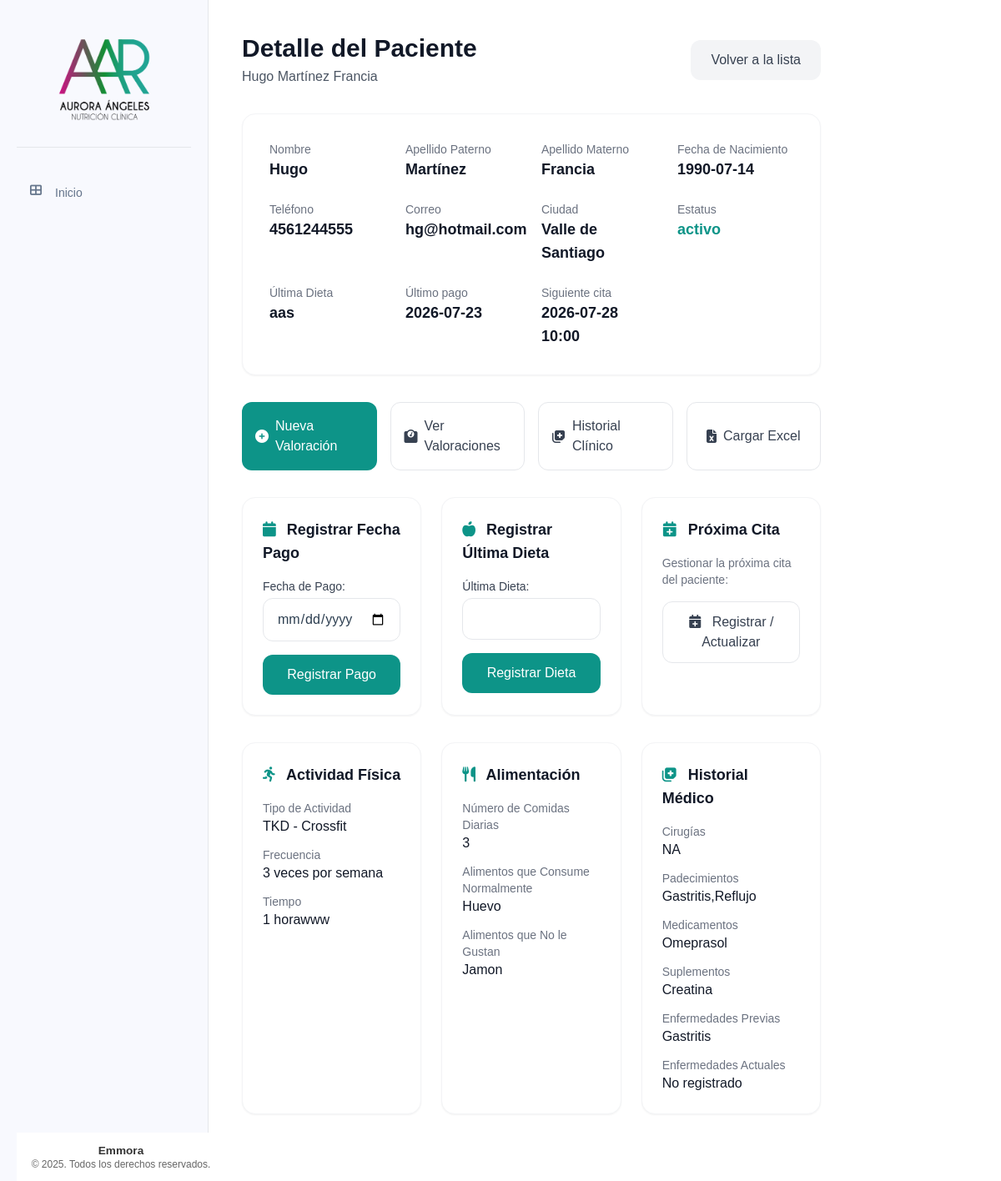
Page /pacientes/1 on the earlier database version.
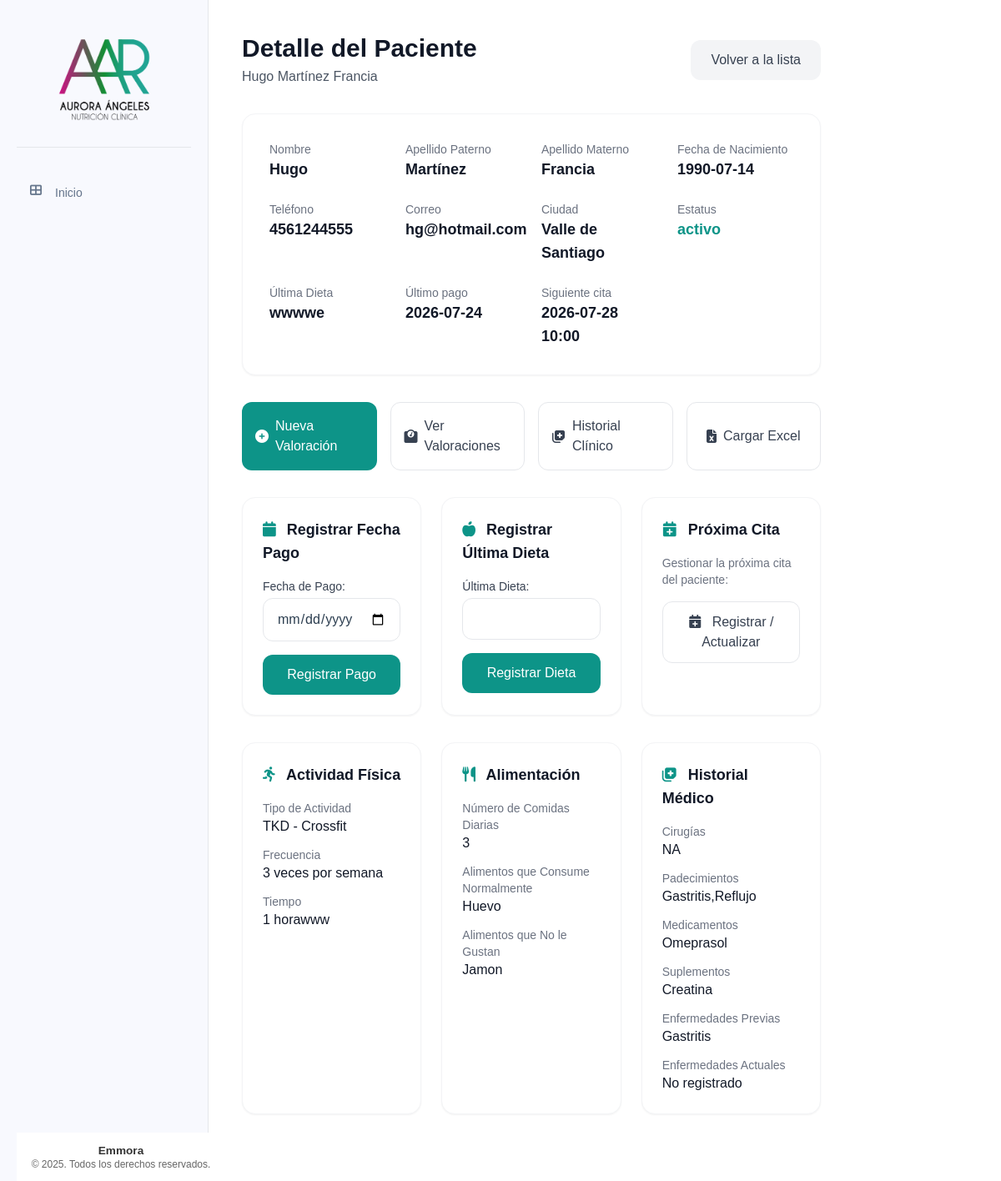
Same page on the later database version.
### tables this page shows
CREATE TABLE valoracion_antropometrica (
    id INTEGER PRIMARY KEY AUTOINCREMENT,
    paciente_id INTEGER NOT NULL,
    numero_cita INTEGER NOT NULL,
    fecha DATE NOT NULL,
    estatura FLOAT NOT NULL,
    peso FLOAT NOT NULL,
    imc FLOAT NOT NULL,
    grasa FLOAT NOT NULL,
    cintura FLOAT NOT NULL,
    torax FLOAT NOT NULL,
    brazo FLOAT NOT NULL,
    cadera FLOAT NOT NULL,
    pierna FLOAT NOT NULL,
    pantorrilla FLOAT NOT NULL,
    tension_arterial TEXT NOT NULL,
    frecuencia_cardiaca INTEGER NOT NULL,
    bicep FLOAT NOT NULL,
    tricep FLOAT NOT NULL,
    suprailiaco FLOAT NOT NULL,
    subescapular FLOAT NOT NULL,
    femoral FLOAT,
    porcentaje_grasa TEXT NOT NULL,
    --porcentaje_grasa_fem FLOAT NOT NULL,
    ultima_dieta TEXT,
    FOREIGN KEY (paciente_id) REFERENCES pacientes (id)
);

CREATE TABLE pagos (
    id INTEGER PRIMARY KEY AUTOINCREMENT,
    paciente_id INTEGER NOT NULL,
    fecha_pago DATE NOT NULL,
    FOREIGN KEY (paciente_id) REFERENCES pacientes (id)
);

### app/controllers/pacientes.py (the view, shortened to what this page needs)
@pacientes.route('/<int:id>', methods=['GET', 'POST'])
def detalle_paciente(id):
    paciente = Paciente.obtener_por_id(id)
    if paciente is None:
        flash('Paciente no encontrado', 'error')
        return redirect(url_for('pacientes.lista_pacientes'))
    ultimo_pago = Pago.obtener_ultimo_pago(id)
    historial = HistorialClinico.obtener_por_paciente_id(id)
    ultima_valoracion = ValoracionAntropometrica.obtener_ultima_por_paciente(id)
    cita_id = request.args.get('cita_id', None)
    cita = None
    if cita_id:
        cita = Cita.obtener_por_id(cita_id)
    siguiente_cita_data = Cita.obtener_siguiente_cita(id)
    siguiente_cita = None
    if siguiente_cita_data:
        fecha_str = siguiente_cita_data['fecha']
        hora_str = siguiente_cita_data['hora']
        siguiente_cita = datetime.strptime(f"{fecha_str} {hora_str}", '%Y-%m-%d %H:%M')
    today = datetime.now()
    return render_template('pacientes/detalle_paciente.html',
                            paciente=paciente,
                            ultimo_pago=ultimo_pago,
                            historial=historial,
                            ultima_valoracion=ultima_valoracion,
                            cita=cita,
                            siguiente_cita=siguiente_cita,
                            today=today)

### app/db.py (called while the page is built)
def get_db():
    if 'db' not in g:
        try:
            g.db = sqlite3.connect(
                'pacientes.db',
                detect_types=sqlite3.PARSE_DECLTYPES
            )
            g.db.row_factory = sqlite3.Row
        except sqlite3.Error as e:
            logger.error(f"Error crítico al conectar con la base de datos SQLite: {e}")
            raise e
    return g.db

def query_db(query, args=(), one=False):
    try:
        cur = get_db().execute(query, args)
        rv = cur.fetchall()
        cur.close()
        return (rv[0] if rv else None) if one else rv
    except sqlite3.Error as e:
        logger.error(f"Error al ejecutar query: {query}. Args: {args}. Detalle: {e}")
        raise e

### app/models/cita.py (called while the page is built)
    @staticmethod
    def obtener_siguiente_cita(paciente_id):
        result = query_db('''
            SELECT id, fecha, hora FROM citas
            WHERE paciente_id = ? AND fecha >= ?
            ORDER BY fecha ASC, hora ASC LIMIT 1
        ''', [paciente_id, datetime.now().strftime('%Y-%m-%d')], one=True)
        return result if result else None

### app/models/paciente.py (called while the page is built)
    @staticmethod
    def obtener_por_id(id):
        return query_db('SELECT * FROM pacientes WHERE id = ?', [id], one=True)

### app/templates/pacientes/detalle_paciente.html (shortened to what the changed rows need)
{% extends "base/base.html" %}
{% block content %}
<div class="max-w-6xl mx-auto">
    <div class="mb-8 flex items-center justify-between">
        <div>
            <h1 class="text-3xl font-bold text-gray-900">Detalle del Paciente</h1>
        </div>
    </div>
    <div class="bg-white p-8 rounded-2xl shadow-sm border border-gray-100 mb-8">
        <div class="grid grid-cols-1 md:grid-cols-2 lg:grid-cols-4 gap-6">
            <div>
                <p class="text-sm text-gray-500 font-medium">Última Dieta</p>
                <p class="text-lg font-semibold text-gray-900">{{ ultima_valoracion['ultima_dieta'] if ultima_valoracion else 'No registrada' }}</p>
            </div>
            <div>
                <p class="text-sm text-gray-500 font-medium">Último pago</p>
                <p class="text-lg font-semibold text-gray-900">{{ ultimo_pago['fecha_pago'] if ultimo_pago else 'No registrado' }}</p>
            </div>
        </div>
    </div>
</div>
{% endblock %}

Differences in the rows shown:
no longer on this page (row unchanged): pagos: fecha_pago "2026-07-23"
changed valoracion_antropometrica: ultima_dieta "aas" → "wwwwe"
added pagos: fecha_pago "2026-07-24"
